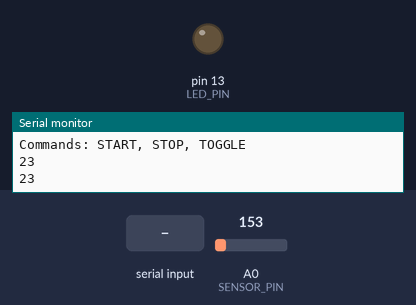
Bench run of a sketch on a simulated Arduino Uno, built with avr-gcc and run on an emulated ATmega328P. On the bench: output pins drawn as LEDs (lit = HIGH), the last lines printed to the serial monitor. The inputs (shaded band) are chosen by the test bench; at power-on: A0 (SENSOR_PIN) = 153.

Above: at 1.2 s.
1.3 s: "STOP\n" received over Serial
At 2.6 s:
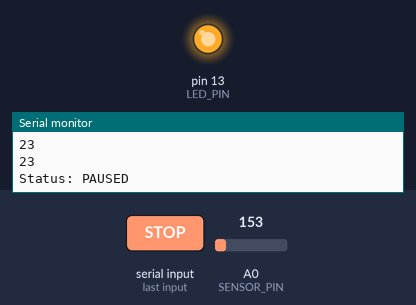
3.5 s: "START\n" received over Serial
At 3.9 s:
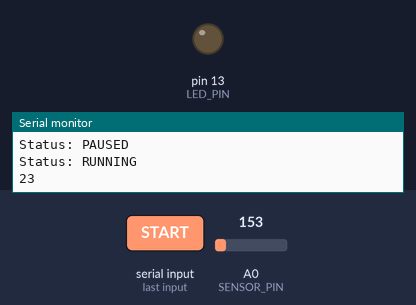
5.1 s: "TOGGLE\n" received over Serial
At 6.6 s:
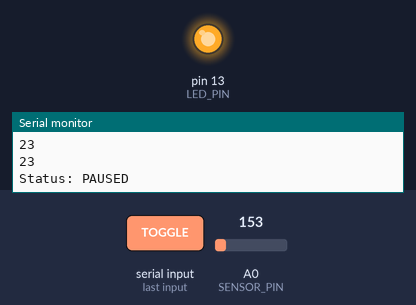
Timing chart, 0 to 8.1 s (numbered marks = the images above; inputs shaded):
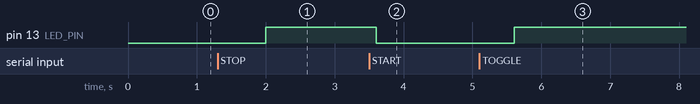

Measured:
- after the input at 1.3 s, pin 13 (LED_PIN): LOW → HIGH after 0.70 s
- after the input at 3.5 s, pin 13 (LED_PIN): HIGH → LOW after 0.10 s
- after the input at 5.1 s, pin 13 (LED_PIN): LOW → HIGH after 0.50 s

The sketch:

read_temp_c.ino
```cpp
/*
 * Temperature Monitor - Arduino Firmware
 * Reads temperature from TMP36 sensor and outputs via Serial
 * Can be controlled via serial commands: START, STOP, TOGGLE
 */

// Pin definitions
const int SENSOR_PIN = A0;
const int LED_PIN = 13;

// Serial communication
const unsigned long SERIAL_BAUD_RATE = 9600;
const unsigned long READING_INTERVAL_MS = 1000;
const unsigned long PAUSE_DELAY_MS = 100;

// Temperature sensor calibration
const float CALIBRATION_OFFSET = -2.0;
const float VOLTAGE_REFERENCE = 5.0;
const int ADC_RESOLUTION = 1024;
const float TMP36_VOLTAGE_OFFSET = 0.5;
const float TMP36_MV_PER_DEGREE = 100.0;

// State variables
bool isPaused = false;
String serialInput = "";

void setup() {
  // Initialize serial communication
  Serial.begin(SERIAL_BAUD_RATE);

  // Initialize LED pin
  pinMode(LED_PIN, OUTPUT);
  digitalWrite(LED_PIN, LOW);

  // Wait for serial connection (optional, useful for some boards)
  // while (!Serial) { delay(10); }

  Serial.println("Temperature Monitor Ready");
  Serial.println("Commands: START, STOP, TOGGLE");
}

void loop() {
  // Process serial commands
  processSerialCommands();

  // Handle paused state
  if (isPaused) {
    digitalWrite(LED_PIN, HIGH);
    delay(PAUSE_DELAY_MS);
    return;
  }

  // Normal operation: read and output temperature
  digitalWrite(LED_PIN, LOW);
  readAndOutputTemperature();
  delay(READING_INTERVAL_MS);
}

void processSerialCommands() {
  while (Serial.available() > 0) {
    char inChar = Serial.read();

    // Check for command terminator
    if (inChar == '\n' || inChar == '\r') {
      handleCommand();
      serialInput = "";
    } else {
      // Accumulate characters
      serialInput += inChar;
    }
  }
}

void handleCommand() {
  // Normalize input
  serialInput.trim();
  serialInput.toUpperCase();

  // Process command
  if (serialInput == "START") {
    isPaused = false;
    Serial.println("Status: RUNNING");
  }
  else if (serialInput == "STOP") {
    isPaused = true;
    Serial.println("Status: PAUSED");
  }
  else if (serialInput == "TOGGLE") {
    isPaused = !isPaused;
    Serial.print("Status: ");
    Serial.println(isPaused ? "PAUSED" : "RUNNING");
  }
  else if (serialInput.length() > 0) {
    Serial.print("Unknown command: ");
    Serial.println(serialInput);
    Serial.println("Available: START, STOP, TOGGLE");
  }
}

void readAndOutputTemperature() {
  // Read analog value from sensor
  int sensorValue = analogRead(SENSOR_PIN);

  // Convert to voltage (0-5V range)
  float voltage = (sensorValue * VOLTAGE_REFERENCE) / ADC_RESOLUTION;

  // Convert voltage to temperature in Celsius
  // TMP36 formula: (voltage - 0.5V) * 100 + calibration
  float temperatureC = ((voltage - TMP36_VOLTAGE_OFFSET) * TMP36_MV_PER_DEGREE) + CALIBRATION_OFFSET;

  // Round to integer and output
  int tempC = round(temperatureC);
  Serial.println(tempC);

  // Note: A Python script (serial_ingest.py) captures this serial output
  // and writes it to storage/temp_data.csv with proper timestamps
}
```
